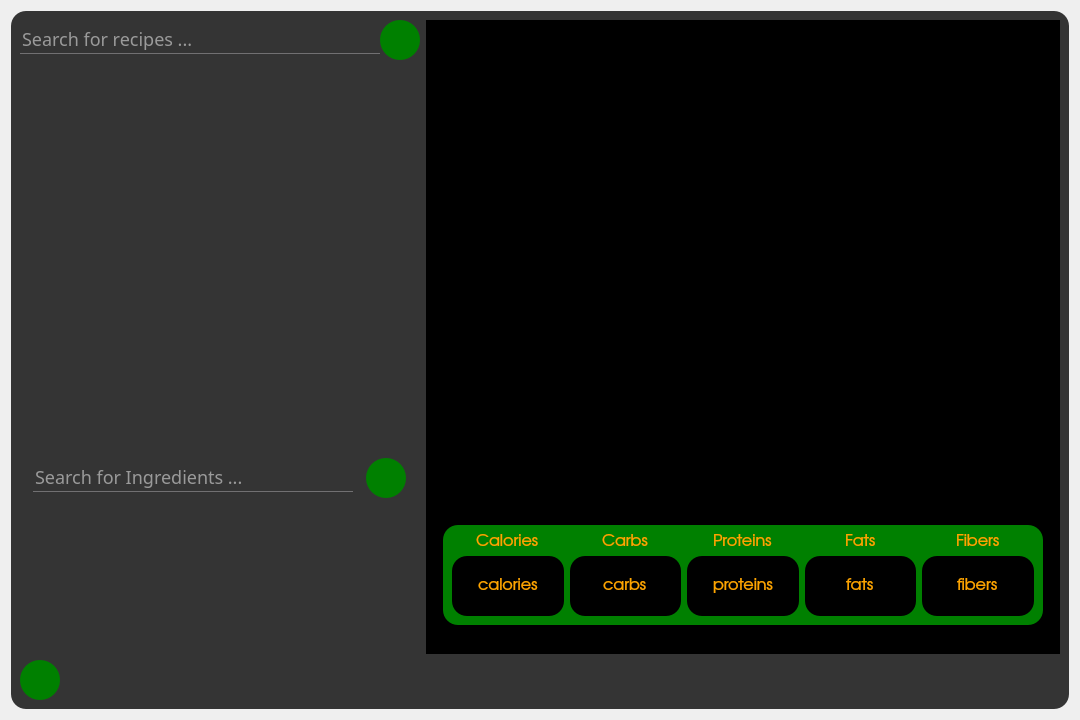
<?xml version="1.0" encoding="UTF-8"?>
<ui version="4.0">
 <class>Recipes</class>
 <widget class="QDialog" name="Recipes">
  <property name="geometry">
   <rect>
    <x>0</x>
    <y>0</y>
    <width>1080</width>
    <height>720</height>
   </rect>
  </property>
  <property name="windowTitle">
   <string>Cook Book</string>
  </property>
  <property name="styleSheet">
   <string notr="true">*{
	font-family:century gothic;
	font-size: 16px;
}


QFrame{
	background:rgba(0, 0, 0, 200);
	border-radius: 15px;
}

#frame_2{
	background:transparent;
}
QPushButton{
	font-size:14px;
	background:green;
	border-radius: 15px;
}

QToolButton{
	background:green;
	border-style: solid;
	color:darkgray;
	font-size:13px;
	border-radius: 60px;
}

QToolButton:hover{
	background:#16a016;
	border-style: solid;
	color:darkgray;
	font-size:13px;
	border-radius: 60px;
}

QLabel{
	color: white;
	background:transparent;
}

QPushButton{
	color:white;
	/* border-radius: 15px; */
}

QPushButton:hover{
	/*color:darkgray;*/
	background-color:#16a016;
	border: black;
	/* border-radius: 15px; */
}

QLineEdit{
	background: transparent;
	border: none;
/*	color: #717072;*/
color:white;
	border-bottom: 1px solid #717072;
	font-size: 18px;

}

QCheckBox{
	font-size:13px;
	background: none;
	color:darkgray;
}

#formLayout{
color:white;
}

#Recipes{
	background: url(/home/groumeliotis/project/Sarah/images/background.jpg);
}

#pushButton_forgot_pwd{
	background: transparent;
	font-size: 12px;

}
#pushButton_forgot_pwd:hover{
	background: transparent;
	font-size: 13px;
}

#label_usr{
	font-size:15px;
	color:red;
}
#label_pwd{
	font-size:15px;
	color:red;
}
#label_logo_S{
	font-size:40px;
    font-family: 'Times New Roman', Times, serif;
}

#label_logo_arah{
	font-size:14px;
    font-family: 'Times New Roman', Times, serif;
}

QRadioButton{
	font-size: 14px;
	color: darkgray;
}

QDateEdit{
	font-size: 14px;
	color: darkgray;
}

QSpinBox{
	font-size: 14px;
	color: darkgray;
}

QDoubleSpinBox{
	font-size: 14px;
	color: darkgray;
}
#label_userExist{
	font-size:15px;
	color:red;
}
#label_pnm{
	font-size:15px;
	color:red;
}
#label_gender{
	font-size:15px;
	color:red;
}

#label_weight{
	font-size:15px;
	color:red;
}

#label_height{
	font-size:15px;
	color:red;
}

#label_lname{
	font-size:15px;
	color:red;
}

#label_fname{
	font-size:15px;
	color:red;
}</string>
  </property>
  <layout class="QGridLayout" name="gridLayout_4">
   <item row="0" column="0">
    <widget class="QFrame" name="frame">
     <property name="frameShape">
      <enum>QFrame::StyledPanel</enum>
     </property>
     <property name="frameShadow">
      <enum>QFrame::Raised</enum>
     </property>
     <layout class="QGridLayout" name="gridLayout_8">
      <item row="0" column="1">
       <layout class="QGridLayout" name="gridLayout_3">
        <item row="0" column="0">
         <widget class="QScrollArea" name="scrollArea">
          <property name="styleSheet">
           <string notr="true">			*{
				background-color:black;
				color:green;
				font-family: Avantgarde, TeX Gyre Adventor, URW Gothic L, sans-serif;
				text-align:center;
			}</string>
          </property>
          <property name="widgetResizable">
           <bool>true</bool>
          </property>
          <widget class="QWidget" name="scrollAreaWidgetContents">
           <property name="geometry">
            <rect>
             <x>0</x>
             <y>0</y>
             <width>517</width>
             <height>634</height>
            </rect>
           </property>
           <property name="styleSheet">
            <string notr="true"/>
           </property>
           <layout class="QGridLayout" name="gridLayout_6">
            <item row="1" column="2">
             <spacer name="verticalSpacer">
              <property name="orientation">
               <enum>Qt::Vertical</enum>
              </property>
              <property name="sizeType">
               <enum>QSizePolicy::Fixed</enum>
              </property>
              <property name="sizeHint" stdset="0">
               <size>
                <width>20</width>
                <height>20</height>
               </size>
              </property>
             </spacer>
            </item>
            <item row="0" column="2">
             <layout class="QVBoxLayout" name="verticalLayout_2">
              <item>
               <widget class="QLabel" name="HTML">
                <property name="text">
                 <string/>
                </property>
               </widget>
              </item>
              <item>
               <widget class="QFrame" name="frame_2">
                <property name="maximumSize">
                 <size>
                  <width>600</width>
                  <height>100</height>
                 </size>
                </property>
                <property name="styleSheet">
                 <string notr="true">background-color:green;color:orange;</string>
                </property>
                <property name="frameShape">
                 <enum>QFrame::StyledPanel</enum>
                </property>
                <property name="frameShadow">
                 <enum>QFrame::Raised</enum>
                </property>
                <layout class="QGridLayout" name="gridLayout_7">
                 <item row="0" column="1" alignment="Qt::AlignHCenter|Qt::AlignTop">
                  <widget class="QLabel" name="label">
                   <property name="maximumSize">
                    <size>
                     <width>16777215</width>
                     <height>20</height>
                    </size>
                   </property>
                   <property name="text">
                    <string>Calories</string>
                   </property>
                  </widget>
                 </item>
                 <item row="1" column="1">
                  <widget class="QFrame" name="frame_3">
                   <property name="minimumSize">
                    <size>
                     <width>0</width>
                     <height>60</height>
                    </size>
                   </property>
                   <property name="styleSheet">
                    <string notr="true">background-color:black;</string>
                   </property>
                   <property name="frameShape">
                    <enum>QFrame::StyledPanel</enum>
                   </property>
                   <property name="frameShadow">
                    <enum>QFrame::Raised</enum>
                   </property>
                   <layout class="QGridLayout" name="gridLayout_9">
                    <item row="0" column="0" alignment="Qt::AlignHCenter|Qt::AlignVCenter">
                     <widget class="QLabel" name="calories">
                      <property name="text">
                       <string>calories</string>
                      </property>
                     </widget>
                    </item>
                   </layout>
                  </widget>
                 </item>
                 <item row="1" column="5">
                  <widget class="QFrame" name="frame_7">
                   <property name="minimumSize">
                    <size>
                     <width>0</width>
                     <height>60</height>
                    </size>
                   </property>
                   <property name="styleSheet">
                    <string notr="true">background-color:black;</string>
                   </property>
                   <property name="frameShape">
                    <enum>QFrame::StyledPanel</enum>
                   </property>
                   <property name="frameShadow">
                    <enum>QFrame::Raised</enum>
                   </property>
                   <layout class="QGridLayout" name="gridLayout_13">
                    <item row="0" column="0" alignment="Qt::AlignHCenter|Qt::AlignVCenter">
                     <widget class="QLabel" name="fibers">
                      <property name="text">
                       <string>fibers</string>
                      </property>
                     </widget>
                    </item>
                   </layout>
                  </widget>
                 </item>
                 <item row="1" column="4">
                  <widget class="QFrame" name="frame_6">
                   <property name="minimumSize">
                    <size>
                     <width>0</width>
                     <height>60</height>
                    </size>
                   </property>
                   <property name="styleSheet">
                    <string notr="true">background-color:black;</string>
                   </property>
                   <property name="frameShape">
                    <enum>QFrame::StyledPanel</enum>
                   </property>
                   <property name="frameShadow">
                    <enum>QFrame::Raised</enum>
                   </property>
                   <layout class="QGridLayout" name="gridLayout_12">
                    <item row="0" column="0" alignment="Qt::AlignHCenter|Qt::AlignVCenter">
                     <widget class="QLabel" name="fats">
                      <property name="text">
                       <string>fats</string>
                      </property>
                     </widget>
                    </item>
                   </layout>
                  </widget>
                 </item>
                 <item row="0" column="2" alignment="Qt::AlignHCenter|Qt::AlignTop">
                  <widget class="QLabel" name="label_2">
                   <property name="text">
                    <string>Carbs</string>
                   </property>
                  </widget>
                 </item>
                 <item row="0" column="3" alignment="Qt::AlignHCenter|Qt::AlignTop">
                  <widget class="QLabel" name="label_3">
                   <property name="text">
                    <string>Proteins</string>
                   </property>
                  </widget>
                 </item>
                 <item row="1" column="3">
                  <widget class="QFrame" name="frame_5">
                   <property name="minimumSize">
                    <size>
                     <width>0</width>
                     <height>60</height>
                    </size>
                   </property>
                   <property name="styleSheet">
                    <string notr="true">background-color:black;</string>
                   </property>
                   <property name="frameShape">
                    <enum>QFrame::StyledPanel</enum>
                   </property>
                   <property name="frameShadow">
                    <enum>QFrame::Raised</enum>
                   </property>
                   <layout class="QGridLayout" name="gridLayout_11">
                    <item row="0" column="0" alignment="Qt::AlignHCenter|Qt::AlignVCenter">
                     <widget class="QLabel" name="proteins">
                      <property name="text">
                       <string>proteins</string>
                      </property>
                     </widget>
                    </item>
                   </layout>
                  </widget>
                 </item>
                 <item row="0" column="4" alignment="Qt::AlignHCenter|Qt::AlignTop">
                  <widget class="QLabel" name="label_4">
                   <property name="text">
                    <string>Fats</string>
                   </property>
                  </widget>
                 </item>
                 <item row="1" column="2">
                  <widget class="QFrame" name="frame_4">
                   <property name="minimumSize">
                    <size>
                     <width>0</width>
                     <height>60</height>
                    </size>
                   </property>
                   <property name="styleSheet">
                    <string notr="true">background-color:black;</string>
                   </property>
                   <property name="frameShape">
                    <enum>QFrame::StyledPanel</enum>
                   </property>
                   <property name="frameShadow">
                    <enum>QFrame::Raised</enum>
                   </property>
                   <layout class="QGridLayout" name="gridLayout_10">
                    <item row="0" column="0" alignment="Qt::AlignHCenter|Qt::AlignVCenter">
                     <widget class="QLabel" name="carbs">
                      <property name="text">
                       <string>carbs</string>
                      </property>
                     </widget>
                    </item>
                   </layout>
                  </widget>
                 </item>
                 <item row="0" column="5" alignment="Qt::AlignHCenter|Qt::AlignTop">
                  <widget class="QLabel" name="label_5">
                   <property name="text">
                    <string>Fibers</string>
                   </property>
                  </widget>
                 </item>
                </layout>
               </widget>
              </item>
             </layout>
            </item>
           </layout>
          </widget>
         </widget>
        </item>
       </layout>
      </item>
      <item row="0" column="0">
       <layout class="QGridLayout" name="gridLayout">
        <item row="0" column="0">
         <layout class="QHBoxLayout" name="horizontalLayout">
          <property name="spacing">
           <number>0</number>
          </property>
          <item>
           <widget class="QLineEdit" name="recSearch">
            <property name="minimumSize">
             <size>
              <width>0</width>
              <height>0</height>
             </size>
            </property>
            <property name="maximumSize">
             <size>
              <width>360</width>
              <height>16777215</height>
             </size>
            </property>
            <property name="placeholderText">
             <string>Search for recipes ...</string>
            </property>
           </widget>
          </item>
          <item>
           <widget class="QPushButton" name="pushButton">
            <property name="minimumSize">
             <size>
              <width>40</width>
              <height>40</height>
             </size>
            </property>
            <property name="maximumSize">
             <size>
              <width>40</width>
              <height>40</height>
             </size>
            </property>
            <property name="styleSheet">
             <string notr="true">border-radius:20px</string>
            </property>
            <property name="text">
             <string/>
            </property>
            <property name="icon">
             <iconset>
              <normaloff>../../images/search.png</normaloff>../../images/search.png</iconset>
            </property>
            <property name="iconSize">
             <size>
              <width>16</width>
              <height>16</height>
             </size>
            </property>
           </widget>
          </item>
         </layout>
        </item>
        <item row="2" column="0">
         <layout class="QHBoxLayout" name="horizontalLayout_2">
          <property name="spacing">
           <number>0</number>
          </property>
          <item>
           <widget class="QLineEdit" name="lineEdit">
            <property name="maximumSize">
             <size>
              <width>320</width>
              <height>16777215</height>
             </size>
            </property>
            <property name="placeholderText">
             <string>Search for Ingredients ...</string>
            </property>
           </widget>
          </item>
          <item>
           <widget class="QPushButton" name="pushButton_2">
            <property name="sizePolicy">
             <sizepolicy hsizetype="Fixed" vsizetype="Fixed">
              <horstretch>0</horstretch>
              <verstretch>0</verstretch>
             </sizepolicy>
            </property>
            <property name="minimumSize">
             <size>
              <width>40</width>
              <height>40</height>
             </size>
            </property>
            <property name="styleSheet">
             <string notr="true">border-radius:20px</string>
            </property>
            <property name="text">
             <string/>
            </property>
            <property name="icon">
             <iconset>
              <normaloff>../../images/search.png</normaloff>../../images/search.png</iconset>
            </property>
           </widget>
          </item>
         </layout>
        </item>
        <item row="3" column="0">
         <widget class="QScrollArea" name="scrollArea_3">
          <property name="minimumSize">
           <size>
            <width>0</width>
            <height>0</height>
           </size>
          </property>
          <property name="maximumSize">
           <size>
            <width>400</width>
            <height>150</height>
           </size>
          </property>
          <property name="styleSheet">
           <string notr="true">background:transparent;</string>
          </property>
          <property name="widgetResizable">
           <bool>true</bool>
          </property>
          <widget class="QWidget" name="scrollAreaWidgetContents_3">
           <property name="geometry">
            <rect>
             <x>0</x>
             <y>0</y>
             <width>400</width>
             <height>150</height>
            </rect>
           </property>
           <layout class="QGridLayout" name="gridLayout_2">
            <item row="0" column="0">
             <layout class="QVBoxLayout" name="verticalLayout_3"/>
            </item>
           </layout>
          </widget>
         </widget>
        </item>
        <item row="1" column="0">
         <widget class="QScrollArea" name="scrollArea_2">
          <property name="minimumSize">
           <size>
            <width>400</width>
            <height>0</height>
           </size>
          </property>
          <property name="maximumSize">
           <size>
            <width>400</width>
            <height>16777215</height>
           </size>
          </property>
          <property name="styleSheet">
           <string notr="true">background:transparent;</string>
          </property>
          <property name="widgetResizable">
           <bool>true</bool>
          </property>
          <widget class="QWidget" name="scrollAreaWidgetContents_2">
           <property name="geometry">
            <rect>
             <x>0</x>
             <y>0</y>
             <width>400</width>
             <height>382</height>
            </rect>
           </property>
           <layout class="QGridLayout" name="gridLayout_5">
            <item row="0" column="0">
             <layout class="QVBoxLayout" name="verticalLayout"/>
            </item>
           </layout>
          </widget>
         </widget>
        </item>
       </layout>
      </item>
      <item row="2" column="0">
       <layout class="QHBoxLayout" name="horizontalLayout_3">
        <item>
         <widget class="QPushButton" name="pushButton_3">
          <property name="sizePolicy">
           <sizepolicy hsizetype="Fixed" vsizetype="Fixed">
            <horstretch>0</horstretch>
            <verstretch>0</verstretch>
           </sizepolicy>
          </property>
          <property name="minimumSize">
           <size>
            <width>40</width>
            <height>40</height>
           </size>
          </property>
          <property name="styleSheet">
           <string notr="true">border-radius:20px;</string>
          </property>
          <property name="text">
           <string/>
          </property>
          <property name="icon">
           <iconset>
            <normaloff>../../images/arrow.png</normaloff>../../images/arrow.png</iconset>
          </property>
          <property name="iconSize">
           <size>
            <width>20</width>
            <height>20</height>
           </size>
          </property>
         </widget>
        </item>
        <item>
         <widget class="QLabel" name="ingr">
          <property name="styleSheet">
           <string notr="true">color:red;</string>
          </property>
          <property name="text">
           <string/>
          </property>
         </widget>
        </item>
       </layout>
      </item>
     </layout>
    </widget>
   </item>
  </layout>
 </widget>
 <resources/>
 <connections/>
</ui>
